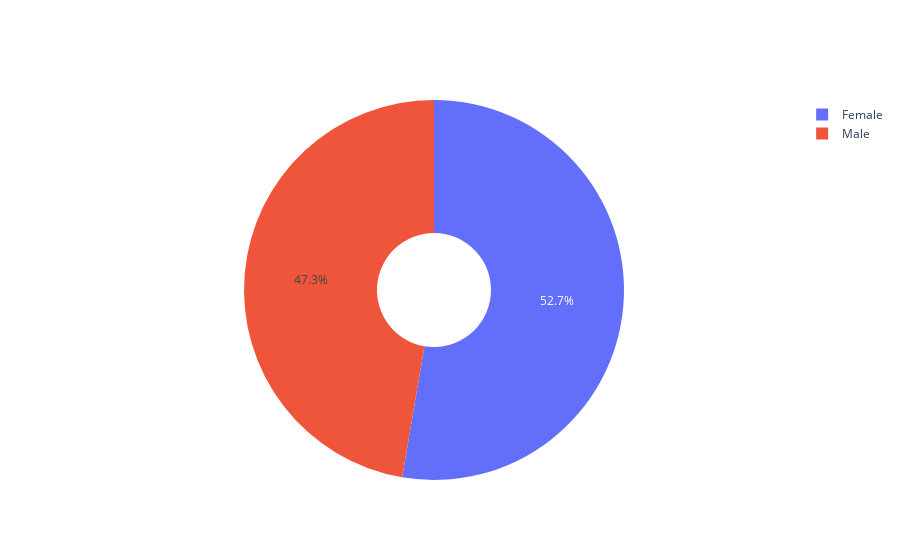

The notebook cell this image was saved under:
### Code cell
import plotly.graph_objects as go

labels = ['Female','Male']
values = [ 80892, 72664]

# Use `hole` to create a donut-like pie chart
fig = go.Figure(data=[go.Pie(labels=labels, values=values, hole=.3)])
fig.show()

### Figure 1 — Plotly figure (JSON) as saved in the notebook; plotly's stock layout.template omitted (floating-point values rounded to 4 significant figures)
{"data": [{"hole": 0.3, "labels": ["Female", "Male"], "type": "pie", "values": [80892, 72664]}], "layout": {}}
